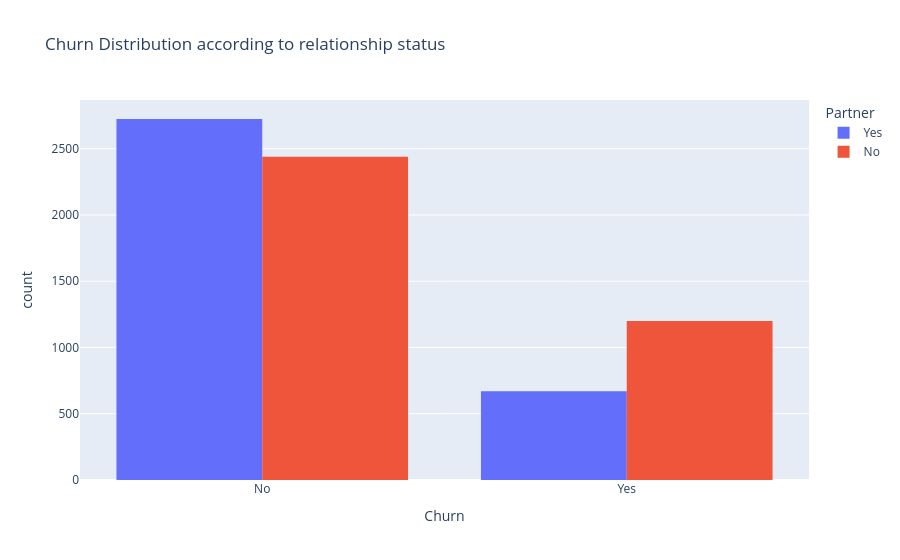

The notebook cell this image was saved under:
### Code cell
px.histogram(df, x='Churn', color='Partner', barmode='group', title='Churn Distribution according to relationship status')

### Figure 1 — Plotly figure (JSON) as saved in the notebook; plotly's stock layout.template omitted (floating-point values rounded to 4 significant figures; data arrays with more than 128 entries replaced by an {"elided": "..."} marker saying what was removed)
{"data": [{"alignmentgroup": "True", "bingroup": "x", "hovertemplate": "Partner=Yes<br>Churn=%{x}<br>count=%{y}<extra></extra>", "legendgroup": "Yes", "marker": {"color": "#636efa", "pattern": {"shape": ""}}, "name": "Yes", "offsetgroup": "Yes", "orientation": "v", "showlegend": true, "type": "histogram", "x": {"elided": "3393 str values"}, "xaxis": "x", "yaxis": "y"}, {"alignmentgroup": "True", "bingroup": "x", "hovertemplate": "Partner=No<br>Churn=%{x}<br>count=%{y}<extra></extra>", "legendgroup": "No", "marker": {"color": "#EF553B", "pattern": {"shape": ""}}, "name": "No", "offsetgroup": "No", "orientation": "v", "showlegend": true, "type": "histogram", "x": {"elided": "3639 str values"}, "xaxis": "x", "yaxis": "y"}], "layout": {"barmode": "group", "legend": {"title": {"text": "Partner"}, "tracegroupgap": 0}, "title": {"text": "Churn Distribution according to relationship status"}, "xaxis": {"anchor": "y", "domain": [0, 1], "title": {"text": "Churn"}}, "yaxis": {"anchor": "x", "domain": [0, 1], "title": {"text": "count"}}}}
